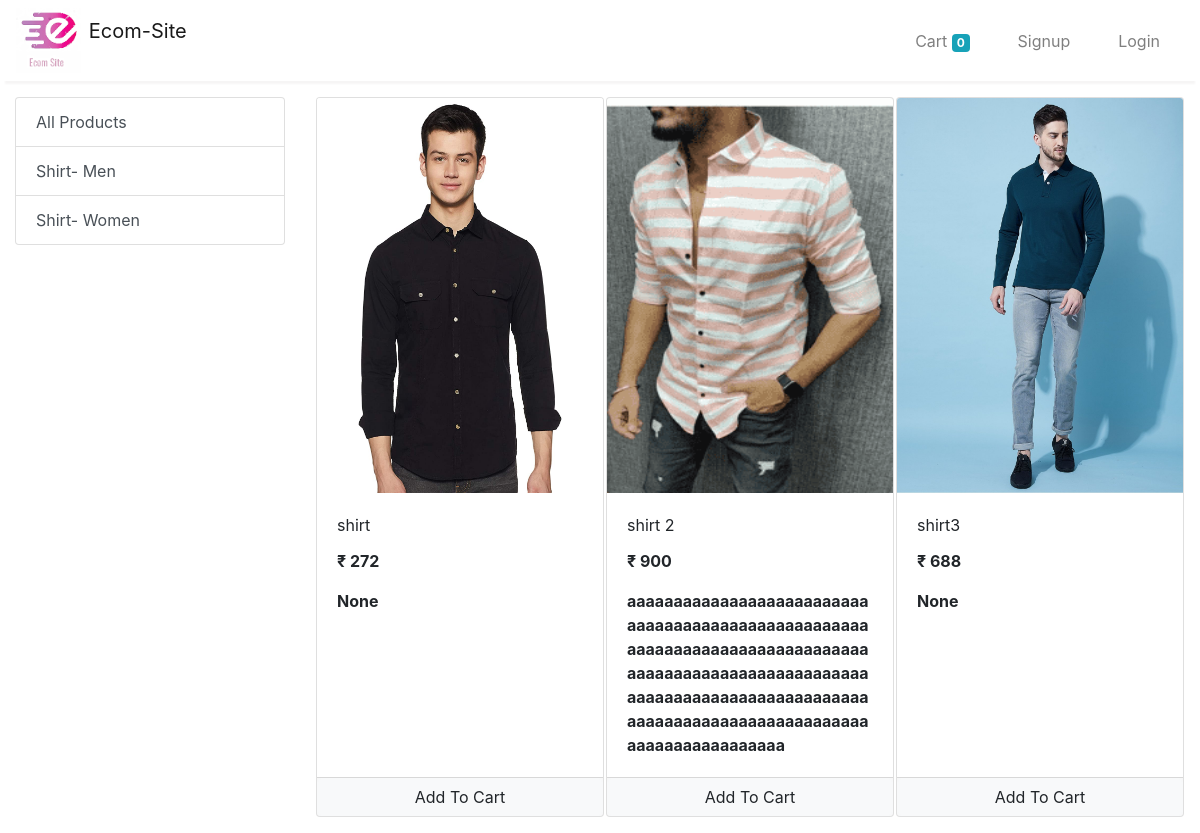
/store, run on an earlier commit of the app's database.
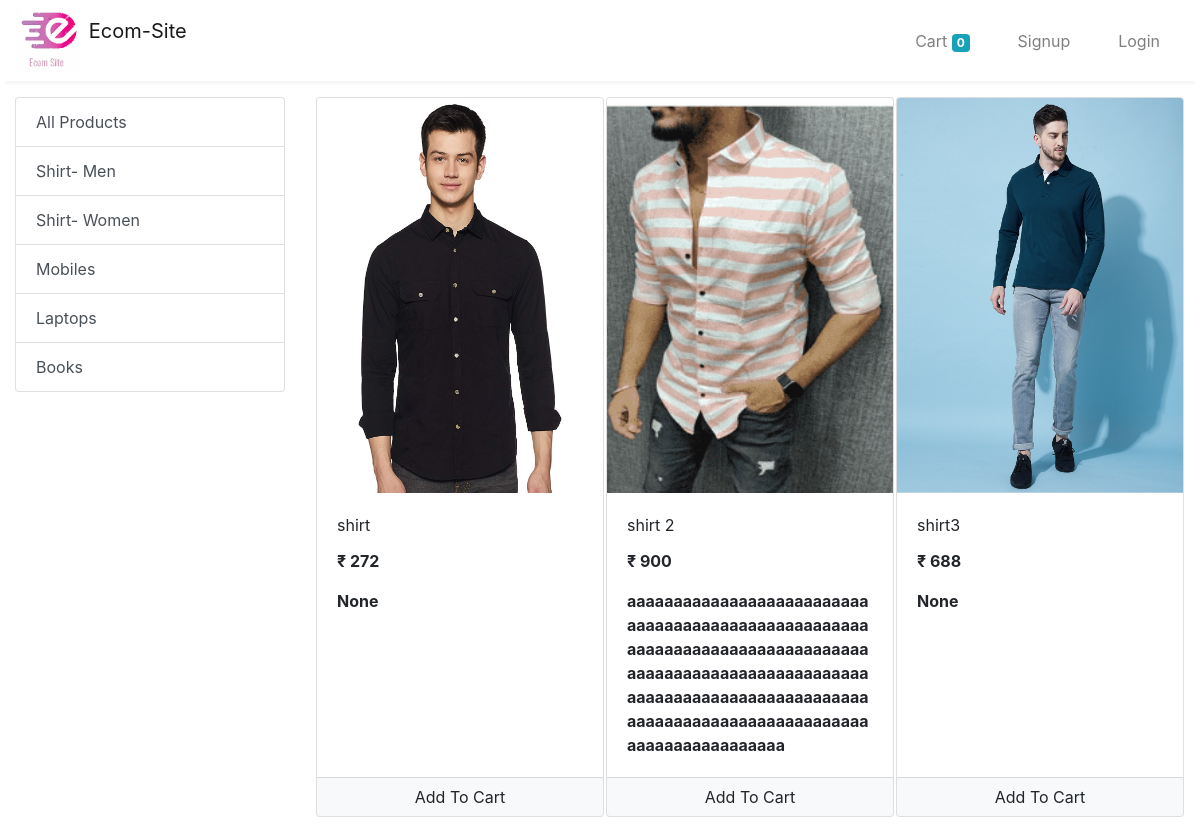
And on a later commit of the database.
### store/models/category.py (models this page shows, shortened)
class Category(models.Model):
    name = models.CharField(max_length=20)
    @staticmethod
    def get_all_categories():
        return Category.objects.all()

### store/models/product.py (models this page shows, shortened)
class Product(models.Model):
    name = models.CharField(max_length=50)
    price = models.IntegerField(default=0)
    category = models.ForeignKey(Category, on_delete=models.CASCADE, default=1)
    description = models.CharField(max_length=200, default='' , null=True , blank=True)
    image = models.ImageField(upload_to='uploads/products/')
    @staticmethod
    def get_all_products():
        return Product.objects.all()

### store/views/home.py (the view)
# urls.py: path('' , include('store.urls'))
def store(request):
    cart = request.session.get('cart')
    if not cart:
        request.session['cart'] = {}
    products = None
    categories = Category.get_all_categories()
    categoryID = request.GET.get('category')
    if categoryID:
        products = Product.get_all_products_by_categoryid(categoryID)
    else:
        products = Product.get_all_products();
    data = {}
    data['products'] = products
    data['categories'] = categories
    print('you are : ', request.session.get('email'))
    return render(request, 'index.html', data)

### store/templatetags/cart.py (called while the page is built)
@register.filter(name='is_in_cart')
def is_in_cart(product  , cart):
    keys = cart.keys()
    for id in keys:
        if int(id) == product.id:
            return True
    return False;

### store/templatetags/custom_filter.py (called while the page is built)
@register.filter(name='currency')
def currency(number):
    return "₹ "+str(number)

### store/templates/index.html (shortened to what this page needs)
{% extends 'base.html' %}
{% block content %}
{% load cart %}
{% load custom_filter %}
<div class="container-fluid mt-3">
	<div class="row">
		<div class="col-lg-3 mx-auto">
			<div class="list-group">
				<a href="/" class="list-group-item list-group-item-action">All Products</a>
				{% for category in categories %}
				<a href="/?category={{category.id}}"
					class="list-group-item list-group-item-action">{{category.name}}</a>
				{% endfor %}
			</div>
		</div>
		<div id='products' class="col-lg-9 mx-auto">
			<div class="row mx-auto">
				{% for product in products %}
				<div class="card mx-auto mb-3" id={{product.id}} style="width: 18rem;">
					<img class="card-img-top img-fluid" src="{{product.image.url}}" style="height: 395px;width: 300px;" alt="Card image cap">
					<div class="card-body">
						<p class="card-title">{{product.name}}</p>
						<p class="card-text"><b>{{product.price|currency}}</b></p>
						<p class="card-text"><b>{{product.description}}</b></p>
					</div>
					<div class="card-footer p-0 no-gutters">
						{% if product|is_in_cart:request.session.cart %}
						<div class="row no-gutters">
							<form action="/#{{product.id}}" class="col-2 " method="post">
								{% csrf_token %}
								<input hidden type="text" name='product' value='{{product.id}}'>
								<input hidden type="text" name='remove' value='True'>
								<input type="submit" value=" - " class="btn btn-block btn-light border-right">
							</form>
							<div class="text-center col">{{product|cart_quantity:request.session.cart}} in Cart</div>
							<form action="/#{{product.id}}" class="col-2 " method="post">
								{% csrf_token %}
								<input hidden type="text" name='product' value='{{product.id}}'>
								<input type="submit" value=" + " class="btn btn-block btn-light border-left">
							</form>
						</div>
						{% else %}
						<form action="/#{{product.id}}" method="POST" class="btn-block">
							<input type="submit" class="float-right btn btn-light  form-control"
								value="Add To Cart">
						</form>
						{% endif %}
					</div>
				</div>
				{% endfor %}
			</div>
		</div>
	</div>
</div>
{% endblock %}

What changed in the data, as far as the page shows it:
added Category: name "Mobiles"
added Category: name "Laptops"
added Category: name "Books"
